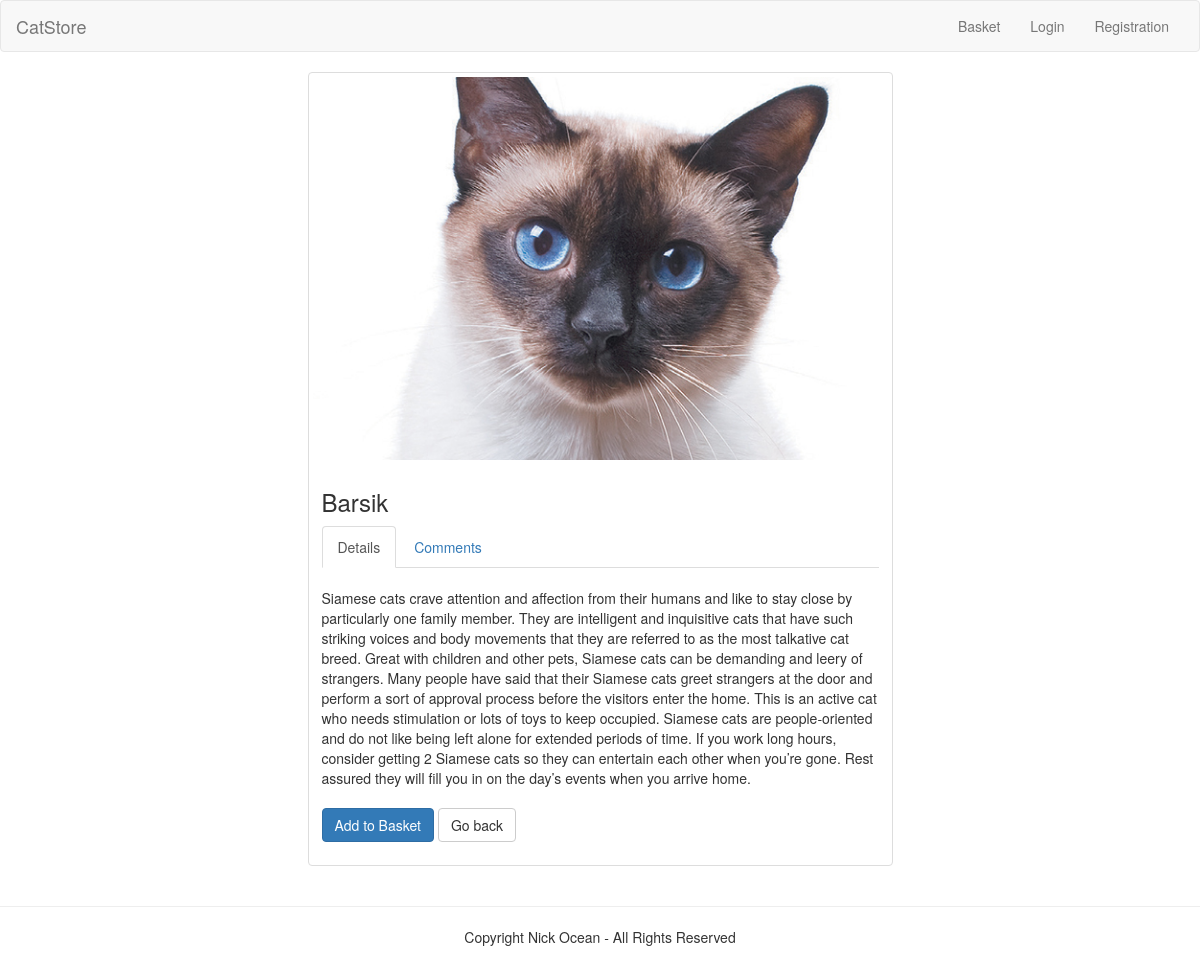
Page /product?id=1 on the committed database.
### tables this page shows
CREATE TABLE `products` (
  `id` int(11) NOT NULL AUTO_INCREMENT,
  `name` varchar(255) NOT NULL,
  `description` mediumtext NOT NULL,
  `price` int(11) NOT NULL,
  `created_at` datetime DEFAULT CURRENT_TIMESTAMP,
  `updated_at` datetime DEFAULT NULL ON UPDATE CURRENT_TIMESTAMP,
  `image` varchar(255) NOT NULL,
  PRIMARY KEY (`id`)
);

### app/controllers/ProductController.php (called while the page is built, shortened)
<?php
class ProductController extends Controller
{
    public function product()
    {
        $content = $this->model->getProduct($_GET['id']);
        $comments = $this->model->getComments($_GET['id']);
        $vars = [
            'content' => $content,
            'comments' => $comments
        ];
        $this->view->render('product', $vars);
    }
}

### public/index.php (called while the page is built, shortened)
<?php
$router = new \Src\Router();
$router->run();

### src/Db.php (called while the page is built, shortened)
<?php
class Db
{
    protected $db;
    public function __construct()
    {
        $config = require_once APP . '/config/db.php';
        $this->db = new PDO('mysql:host=' . $config['host'] . ';dbname=' . $config['name'] . ';charset=utf8', $config['user'], $config['password']);
    }
    public function query($sql, $params = [])
    {
        $stmt = $this->db->prepare($sql);
        $stmt->execute();
        return $stmt;
    }
    public function row($sql, $params = [])
    {
        $result = $this->query($sql, $params);
        return $result->fetchAll(PDO::FETCH_ASSOC);
    }
}

### app/config/db.php (called while the page is built)
<?php
return [
    'host' => 'localhost',
    'name' => 'osmachko_db',
    'password' => '321177',
    'user' => 'osmachko'
];

### app/models/Product.php (called while the page is built, shortened)
<?php
class Product extends Model
{
    public function getProduct($id)
    {
        $result = $this->db->row("SELECT * FROM products WHERE id = $id");
        return $result;
    }
}

### src/Model.php (called while the page is built, shortened)
<?php
class Model
{
    public function __construct()
    {
        $this->db = new Db;
    }
}

### app/views/product.php (the view, shortened to what this page needs)
<? require_once "partials/_head.php"; ?>
<body>
<div class="row">
    <div class="col-sm-4 col-md-6 col-md-offset-3">
        <div class="thumbnail">
            <img src="<?= $this->params['content'][0]['image'] ?>" alt="...">
            <div class="caption">
                <h3><?= $this->params['content'][0]['name'] ?></h3>
                <div>
                    <ul class="nav nav-tabs" role="tablist">
                        <li role="presentation" class="active"><a href="#home" aria-controls="home" role="tab" data-toggle="tab">Details</a></li>
                        <li role="presentation"><a href="#messages" aria-controls="messages" role="tab" data-toggle="tab">Comments</a></li>
                    </ul>
                    <div class="tab-content">
                        <div role="tabpanel" class="tab-pane active" id="home"
                             style="margin-top: 20px"><?= $this->params['content'][0]['description'] ?></div>
                        <p><a href="basket?id=<?= $this->params['content'][0]['id'] ?>" class="btn btn-primary" role="button" style="margin-top: 20px">Add to Basket</a>
                            <a href="/" class="btn btn-default" role="button" style="margin-top: 20px">Go back</a></p>
                    </div>
                </div>
            </div>
        </div>
    </div>
</div>
<? require_once "partials/_footer.php" ?>

### rows in the picture
products: image (picture), name "Barsik", description "Siamese cats crave attention and affection from their humans and like to stay close by particularly one family member. They are intelligent and inquisitive cats that have such striking voices and body movements that they are referred to as the most talkative cat breed. Great with children and other pets, Siamese cats can be demanding and leery of strangers. Many people have said that their Siamese cats greet strangers at the door and perform a sort of approval process before the visitors enter the home. This is an active cat who needs stimulation or lots of toys to keep occupied. Siamese cats are people-oriented and do not like being left alone for extended periods of time. If you work long…"
